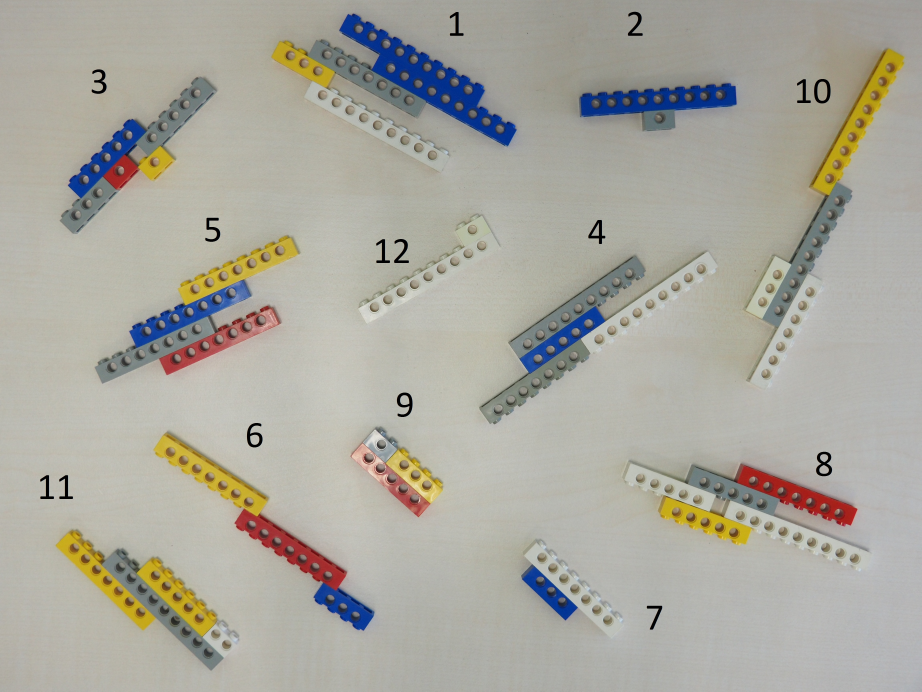
#> input picture imgs/img_001.jpg, 4608 x 3456 px (shown at 1/5 size)
$ python -i lego_counter.py   (imports and definitions only)
#> lines starting #> are read from the running program, lines starting #| are printed output that depends on the picture; after the words box and inside, x2 and y2 are one past the last pixel; in counts of white or black regions, pixels touching at a corner belong together
#> further down, picture is the input picture: shape (3456, 4608, 3); mean B, G, R 158.4, 167.9, 169.9
import cv2
import numpy as np
import json
import os
import argparse

# [18 lines left out: functions flash, sharp, not called in this run]

def masking(img_kolor):

    kernel = np.array([[0, -1, -1], [-1, 11, -1], [-1, -1, -1]], np.float32)
    kernel = 1 / 3 * kernel
    maska = cv2.filter2D(img_kolor, -1, kernel)
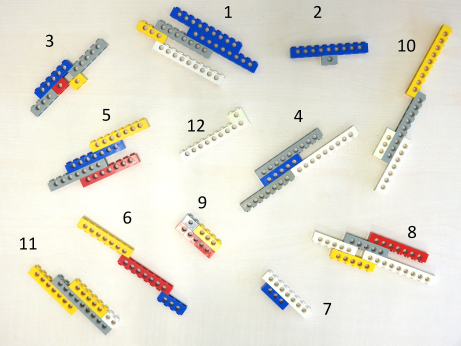
#> maska: shape (3456, 4608, 3) (shown at 1/10 size); mean B, G, R 211.1, 223.5, 225.9
    maska = cv2.blur(maska, (15, 15))
    maska = cv2.Canny(maska, 0, 30, 10)
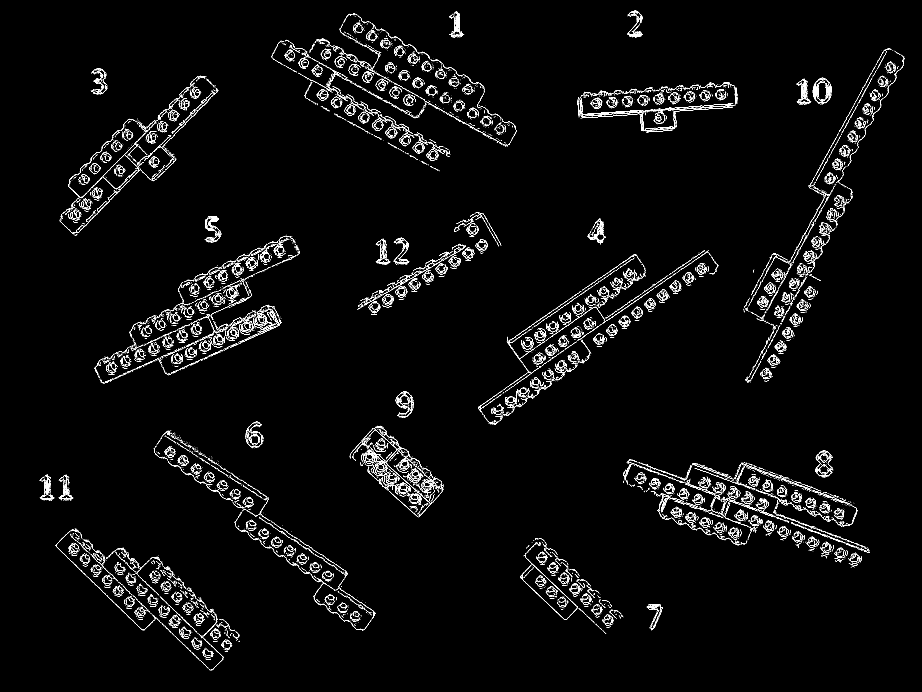
#> maska: shape (3456, 4608) (shown at 1/5 size); 1.2% white in thin lines or dots, all inside (x1, y1, x2, y2) = (195, 53, 4522, 3353)
    maska = cv2.dilate(maska, (20, 20), iterations=20)
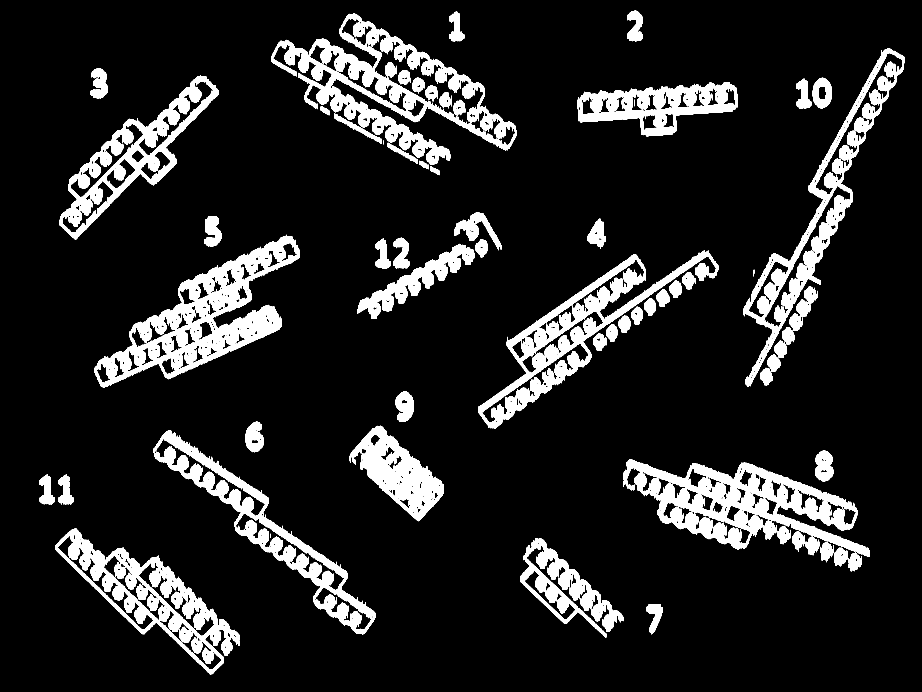
#> maska: shape (3456, 4608) (shown at 1/5 size); 11.1% white; 1374 white regions, largest, box (x1, y1, x2, y2) and area: (3117, 2295, 4350, 2785) 139264, (1762, 2127, 2218, 2606) 82649, (2897, 428, 3675, 681) 62601
    maska = cv2.bitwise_not(maska)
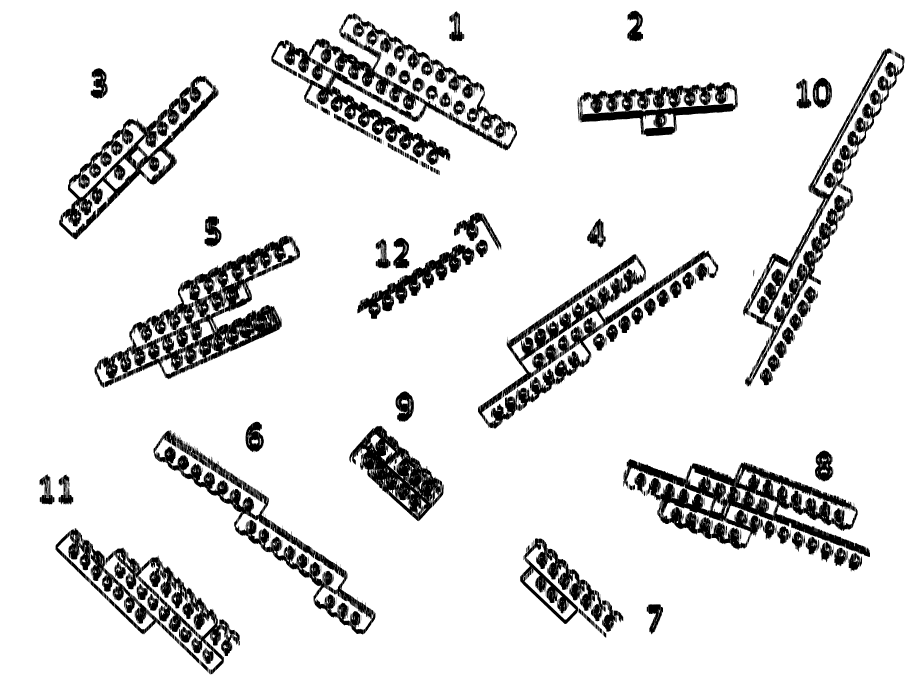
#> maska: shape (3456, 4608) (shown at 1/5 size); 88.9% white; 1374 black regions, largest, box (x1, y1, x2, y2) and area: (3117, 2295, 4350, 2785) 139264, (1762, 2127, 2218, 2606) 82649, (2897, 428, 3675, 681) 62601
    maska = cv2.blur(maska, (100, 100))
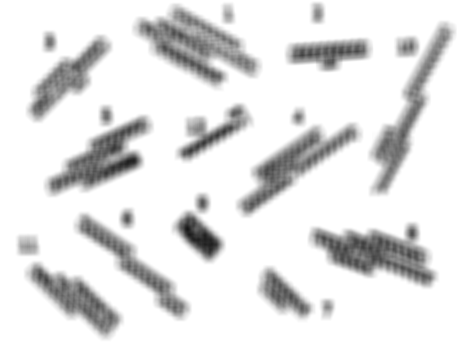
#> maska: shape (3456, 4608) (shown at 1/10 size); min 21, max 255, mean 226.6
    ret, maska = cv2.threshold(maska, 200, 255, cv2.ADAPTIVE_THRESH_GAUSSIAN_C)
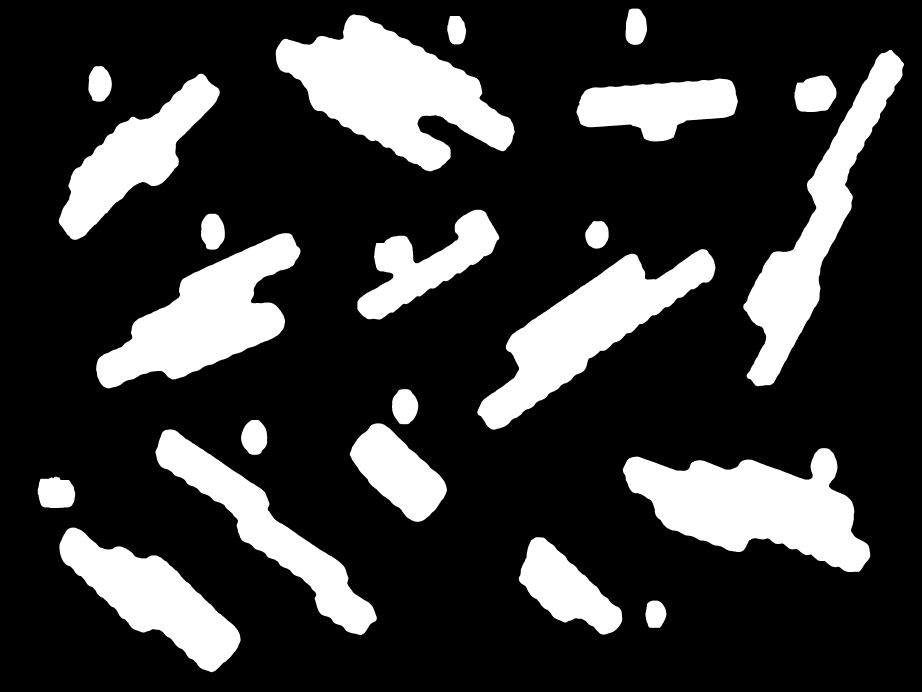
#> maska: shape (3456, 4608) (shown at 1/5 size); 21.6% white; 22 white regions, largest, box (x1, y1, x2, y2) and area: (1379, 72, 2574, 857) 460736, (3114, 2241, 4351, 2860) 425403, (2387, 1246, 3577, 2148) 356946
    maska = cv2.cvtColor(maska, cv2.COLOR_GRAY2BGR)
    return(maska)

# [174 lines left out: functions number_conturs, number_bricks, assign, circles_count, not called in this run]


def change_type(q):
    if isinstance(q, np.generic) : return q.item()
    raise TypeError

# [3 lines not run here, left out]

'''
parser = argparse.ArgumentParser(description='Paths to run')
parser.add_argument('images_dir', type=str, help='Path to images')
parser.add_argument('input_dir', type=str, help='Path to json file')
parser.add_argument('output_dir', type=str, help='Path to output file')
args = parser.parse_args()

input_dir = str(args.input_dir)
images_dir = str(args.images_dir)
output_dir = str(args.output_dir)

'''

# [149 lines left out: function main, not called in this run]

# [2 lines not run here, left out]

>>> import cv2
>>> picture = cv2.imread('imgs/img_001.jpg')
>>> result = masking(picture)

$ run again, on imgs/img_002.jpg
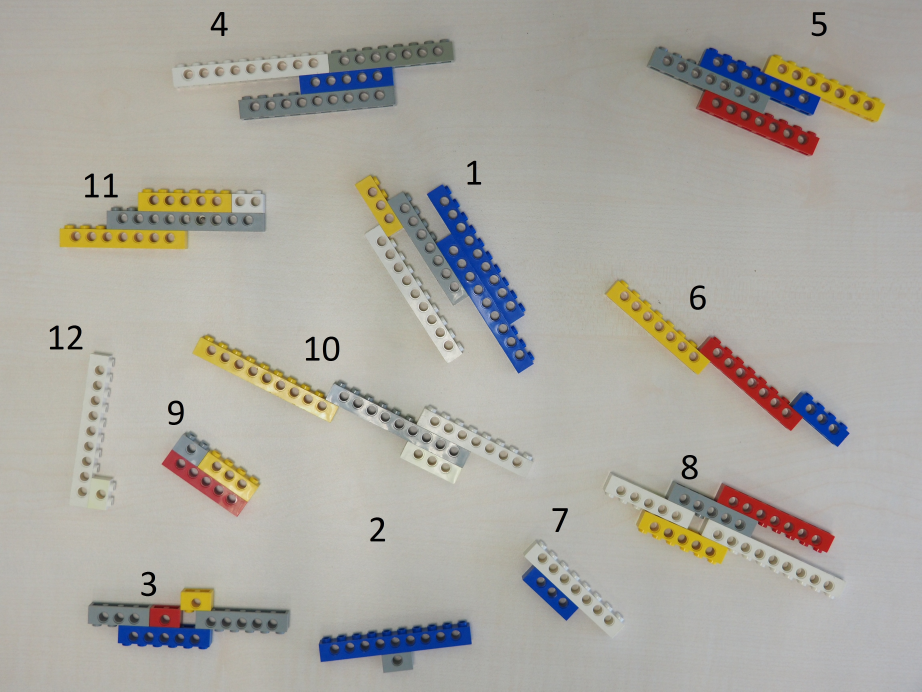
#> input picture imgs/img_002.jpg, 4608 x 3456 px (shown at 1/5 size)
#> picture is the input picture: shape (3456, 4608, 3); mean B, G, R 159.2, 166.7, 169.5
#> in masking, `maska = cv2.Canny(maska, 0, 30, 10)`:
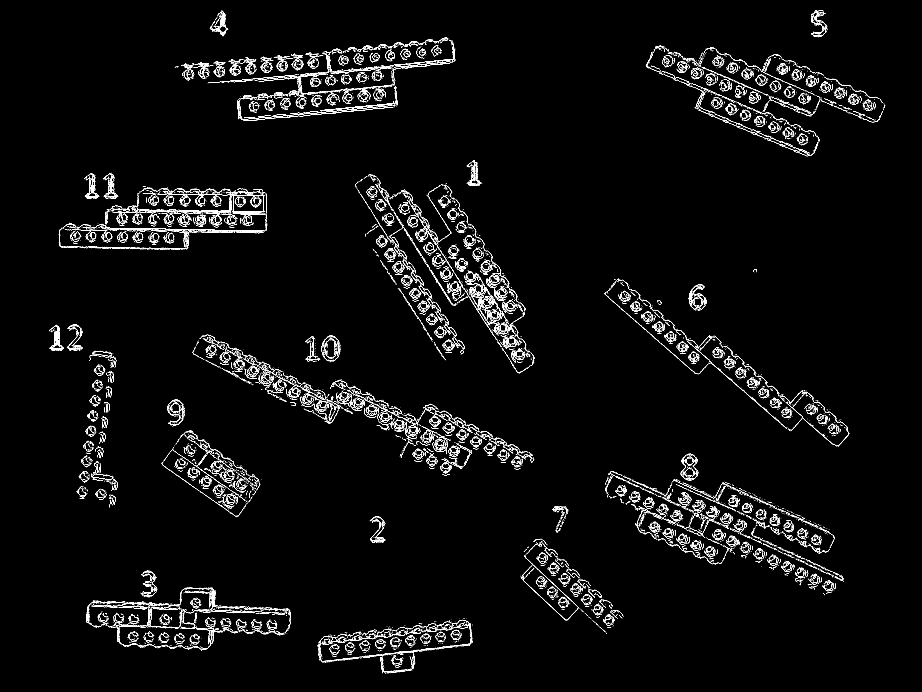
#> maska: shape (3456, 4608) (shown at 1/5 size); 1.3% white in thin lines or dots, all inside (x1, y1, x2, y2) = (245, 54, 4427, 3369)
#> in masking, `ret, maska = cv2.threshold(maska, 200, 255, cv2.ADAPTIVE_THRESH_GAUSSI..`:
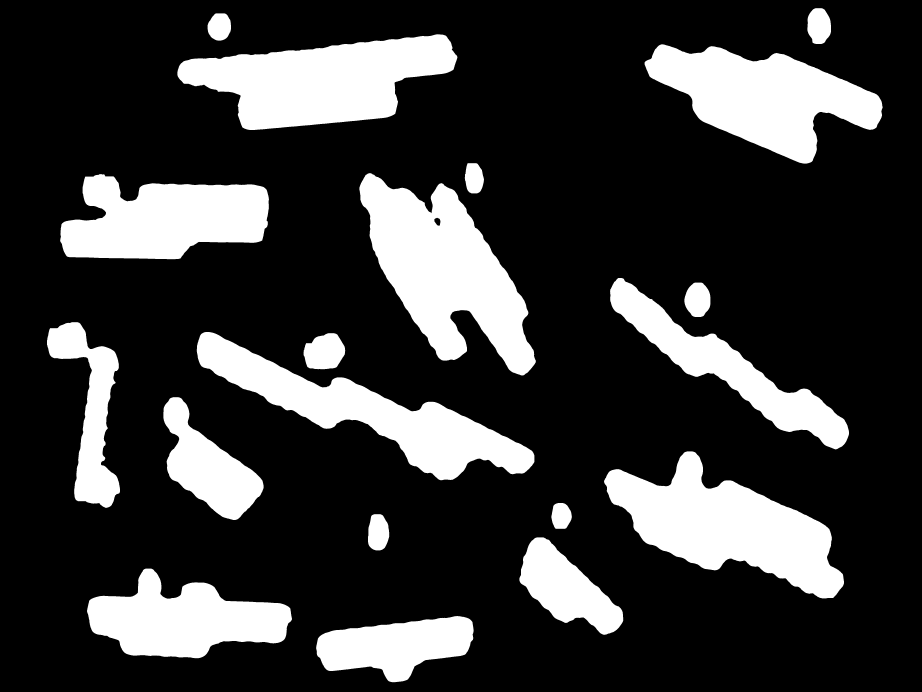
#> maska: shape (3456, 4608) (shown at 1/5 size); 22% white; 19 white regions, largest, box (x1, y1, x2, y2) and area: (1797, 866, 2679, 1878) 448541, (3020, 2257, 4220, 2992) 413112, (887, 171, 2287, 650) 400529

$ run again, on imgs/img_003.jpg
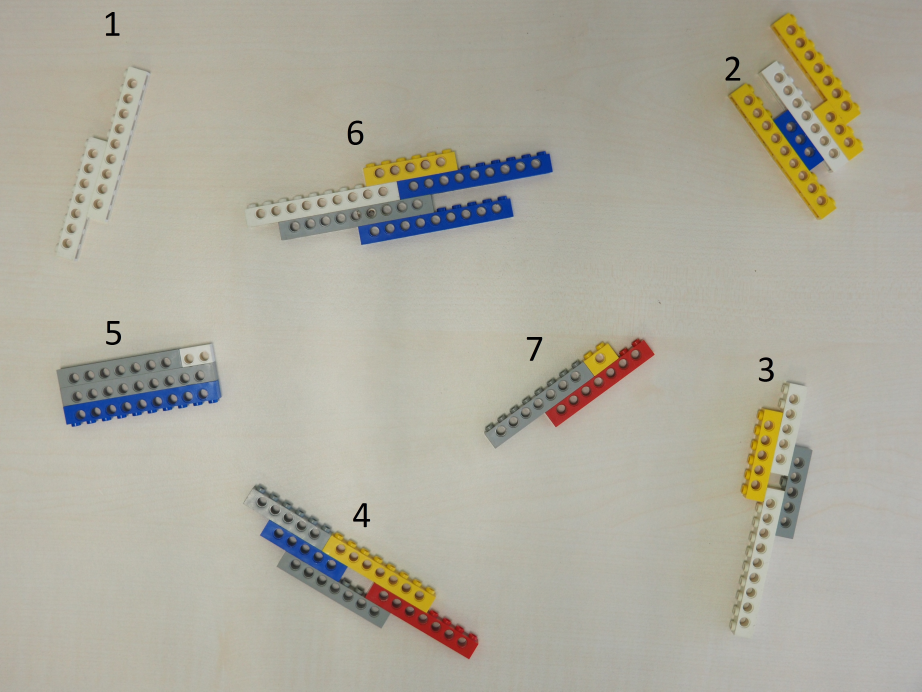
#> input picture imgs/img_003.jpg, 4608 x 3456 px (shown at 1/5 size)
#> picture is the input picture: shape (3456, 4608, 3); mean B, G, R 156.6, 170.2, 173.3
#> in masking, `maska = cv2.Canny(maska, 0, 30, 10)`:
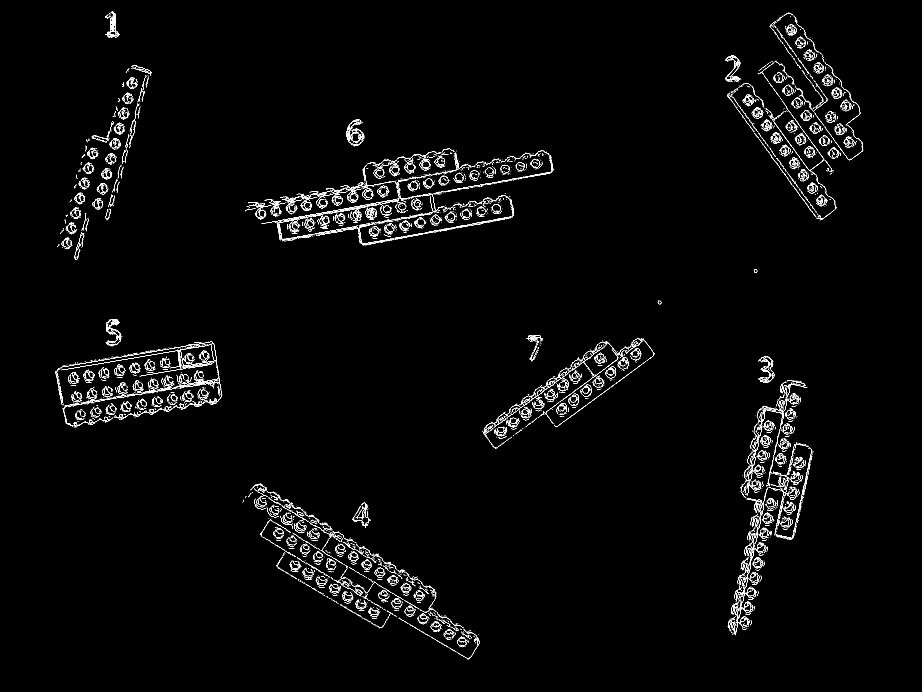
#> maska: shape (3456, 4608) (shown at 1/5 size); 0.84% white in thin lines or dots, all inside (x1, y1, x2, y2) = (277, 56, 4319, 3297)
#> in masking, `ret, maska = cv2.threshold(maska, 200, 255, cv2.ADAPTIVE_THRESH_GAUSSI..`:
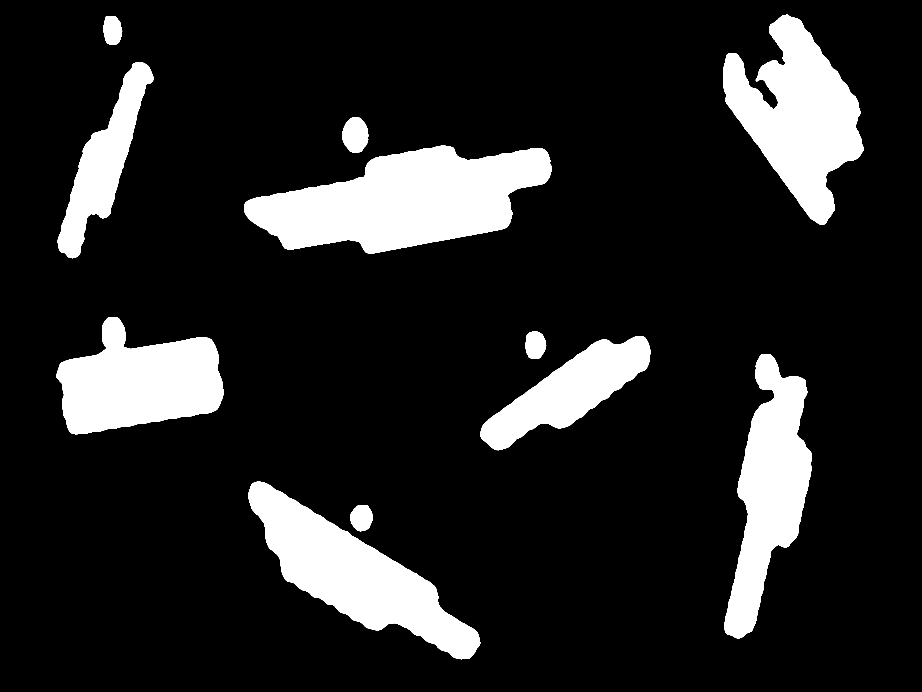
#> maska: shape (3456, 4608) (shown at 1/5 size); 14.3% white; 11 white regions, largest, box (x1, y1, x2, y2) and area: (1224, 729, 2760, 1268) 505165, (3617, 72, 4318, 1124) 374593, (1242, 2409, 2401, 3296) 368831
